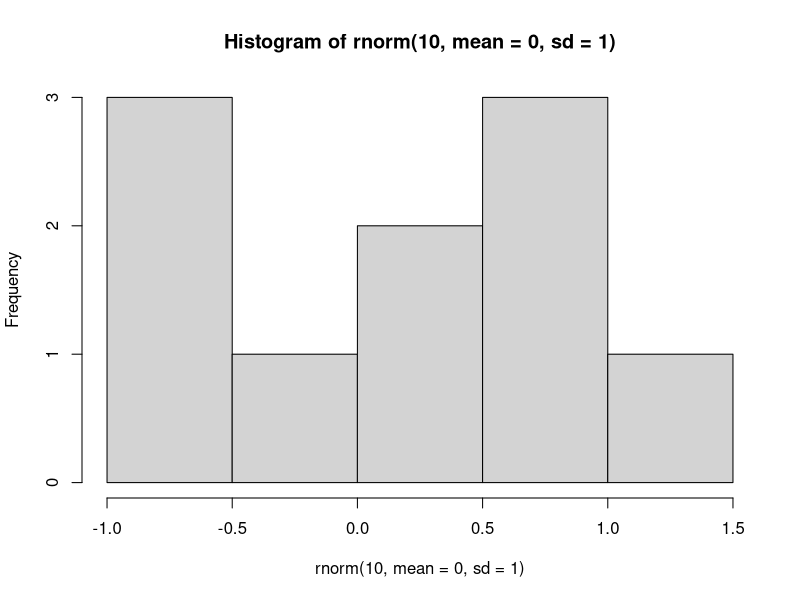
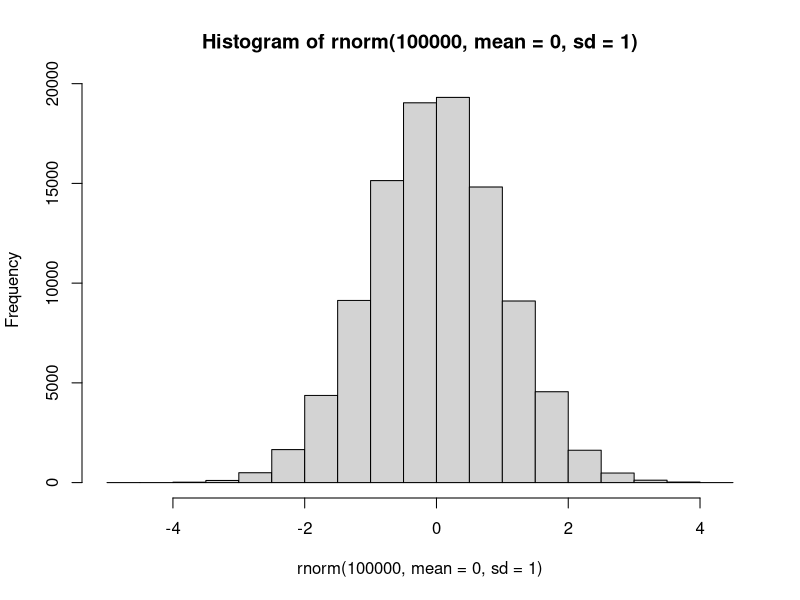

Recreate these plots in R, in order. (Note: this script raises an error after producing the figures.)
## ---- chunk 1
# suppress scientific notation
options(scipen = 999)

# load packages
library(tidyverse)
library(magrittr)
library(psych)
library(gganimate)
## ---- chunk 2
rnorm(10, mean = 0, sd = 1)

hist(rnorm(10, mean = 0, sd = 1))
hist(rnorm(100000, mean = 0, sd = 1))

## ---- chunk 3
set.seed(2)
sample_size <- c(1, 5, 10, 15, 25, 50, 100, 250, 500, 750, 1000, 5000, 10000)

sim <- map_df(sample_size, function(sample_size) {
  set.seed(2)
  data_frame(sample_size = rep(sample_size, sample_size), 
             sample      = rnorm(sample_size, mean = 0, sd = 1))
  })

plot3 <- ggplot(sim, aes(x = sample)) +
  geom_histogram(fill = "turquoise3", colour = "white", alpha = .7) +
  theme_bw(base_size = 16) +
  labs(x        = "x",
       y        = "Frequency",
       title    = "Sample Histogram",
       subtitle = "Sample Size: {closest_state}") + 
  scale_x_continuous(limits = c(-4, 4))  + 
  transition_states(sample_size, state_length = 2, wrap = FALSE) +
  view_follow(fixed_x = TRUE)

animate(plot3, nframes = 180, fps = 12)
## ---- chunk 4
mean(rnorm(1000, mean = 0, sd = 1))

mean(rnorm(1000, mean = 10, sd = 1))

sd(rnorm(1000, mean = 0, sd = 1))

sd(rnorm(1000, mean = 0, sd = 10))
## ---- chunk 5
x <- seq(-4, 4, 0.001)
likelihood <- dnorm(x, 0, 1)
sim <- data.frame(x, likelihood)
ggplot(sim, aes(x, likelihood)) +
    stat_function(fun = dnorm, 
                xlim = c(-5,0),
                geom = "area",
                fill = "turquoise3") +
  geom_line(size = 1.2) +
  theme_bw()
## ---- chunk 6
ball_plot <- function(q, lower.tail = TRUE){
  if (lower.tail == TRUE) {
  discretized <- data.frame(x = qnorm(ppoints(100), 0, 1)) %>% 
  mutate(include = ifelse(x <= q, "no", "yes"))
  } else {
  discretized <- data.frame(x = qnorm(ppoints(100), 0, 1)) %>% 
  mutate(include = ifelse(x >= q, "no", "yes"))
  }

ggplot(discretized, aes(x)) +
  geom_dotplot(aes(fill = include), binwidth = 0.29, alpha = .7, colour = "white") +
  geom_vline(xintercept = q, color = "firebrick", linetype = 2, size = 1.4) +
  scale_fill_manual(
    values = c("turquoise3", "gray40"),
    guide = "none") +
  theme_bw() +
  scale_y_continuous(name = "", 
                     breaks = NULL)
}
## ---- chunk 7
ball_plot(0)
## ---- chunk 8
pnorm(0, mean = 0, sd = 1)
## ---- chunk 9
ball_plot(1)
## ---- chunk 10
pnorm(1, mean = 0, sd = 1)
## ---- chunk 11
ball_plot(-1)
## ---- chunk 12
pnorm(-1, mean = 0, sd = 1)
## ---- chunk 13
ball_plot(2, lower.tail = FALSE)
## ---- chunk 14
pnorm(2, mean = 0, sd = 1, lower.tail = FALSE)
## ---- chunk 15
ball_plot(0)
## ---- chunk 16
qnorm(0.5, 0, 1)
pnorm(0.2533471, 0, 1)
## ---- chunk 17
ball_plot(qnorm(0.975, 0, 1))
## ---- chunk 18
qnorm(0.975, 0, 1)
## ---- chunk 19
ball_plot(qnorm(0.975, 0, 1), lower.tail = FALSE)
## ---- chunk 20
qnorm(0.975, 0, 1, lower.tail = FALSE)
## ---- chunk 21
dnorm_plot <- function(value) {
  ggplot(sim, aes(x, likelihood)) +
  geom_line(size = 1.2) +
  geom_segment(x = -4, 
               xend = value, 
               y = dnorm(value, mean = 0, sd = 1),
               yend = dnorm(value, mean = 0, sd = 1), 
               color = "turquoise3", 
               linetype = 2, 
               size = 1.4) +
  geom_segment(x = value, 
               xend = value, 
               y = 0,
               yend = dnorm(value, mean = 0, sd = 1), 
               color = "turquoise3", 
               linetype = 2, 
               size = 1.4) +
  annotate(geom = "label", x = value + .8, y = dnorm(value, mean = 0, sd = 1), label = round(dnorm(value, mean = 0, sd = 1), 3), colour = "turquoise3", size = 5) +
  geom_point(aes(x = value, y = dnorm(value, mean = 0, sd = 1)), size = 5, colour = "turquoise3") +
  scale_x_continuous(limits = c(-4, 4)) +
  theme_bw(base_size = 16)
}
## ---- chunk 22
dnorm_plot(0)
## ---- chunk 23
dnorm(0, mean = 0, sd = 1)
## ---- chunk 24
dnorm_plot(1)
## ---- chunk 25
dnorm(1, mean = 0, sd = 1)
## ---- chunk 26
dnorm_plot(-2)
## ---- chunk 27
dnorm(-2, mean = 0, sd = 1)
## ---- chunk 28
# set seed
set.seed(2)

# flip first coin
data_binom <- data.frame(event  = 1,
                         flip   = 1, 
                         result = rbinom(1, 1, 1/2))


# flip 99 other coins and repeat the data frame each time
for (i in 2:100) {
  data_binom <- rbind(data_binom,
                        data.frame(event  = rep(i, i),
                                   flip   = 1:i, 
                                   result = c(subset(data_binom, 
                                                     event == i - 1)$result,
                                              rbinom(1, 1, 1/2))))
}

# plot and animate the results of the flips 
data_binom %>%
  mutate(result = if_else(result == 1, "Heads", "Tails")) %>%
  ggplot(aes(x = result, fill = result)) +
    geom_bar(width = .5, alpha = .8) +
    scale_fill_manual(values = c("turquoise3",
                                 "darkorchid4")) +
    transition_reveal(event) +
    theme_bw(base_size = 15) +
    theme(legend.position = "none") +
    labs(y = "Count",
         x = "",
         caption = "Number of flips {frame_along}")

## ---- chunk 29
# set seed
set.seed(2)

# create probability curve
data_binom <- data.frame(flip = seq(1, 100, 1),
                         prob = dbinom(x, 100, 1/2))

# plot probability curve
ggplot(data_binom, aes(x = flip, y = prob)) +
  geom_line(size   = 1.5, 
            colour = "turquoise3",
            alpha  = .8) +
  labs(x       = "Number of Heads",
       y       = "Probability") +
  theme_bw(base_size = 15) 
## ---- chunk 30
# set seed
set.seed(2)

# create data
data_binom <- data.frame(flips = seq(1, 1000, 1), 
                         prop  = map_dbl(seq(1, 1000, 1), 
                                         ~mean(rbinom(n    = .x, 
                                                      size = 1, 
                                                      prob = 1/2))))

# plot proportion of heads by number of flips
ggplot(data_binom, aes(x = flips, y = prop, colour = prop)) +
  geom_line(size = 1) +
  labs(x = "Number of Flips",
       y = "Proportion of Heads") +
  scale_colour_gradient2(low      = "turquoise3", 
                         mid      = "turquoise",
                         high     = "turquoise3", 
                         midpoint = 0.5) +
  scale_y_continuous(limits = c(0, 1)) +
  theme_bw(base_size = 15) +
  theme(legend.position = "none")

## ---- chunk 31
set.seed(3)
## ---- chunk 32
rbinom(n = 10, size = 2, prob = .5)
## ---- chunk 33
rbinom(n = 10, size = 3, prob = .5)
## ---- chunk 34
rbinom(n = 10, size = 5, prob = 1/6)
## ---- chunk 35
rbinom(n = 100, size = 1, prob = 1/13)
## ---- chunk 36
dbinom(x = 1, size = 1, prob = .50)
## ---- chunk 37
# HT
.5 * .5

# TH
.5 * .5

dbinom(x = 1, size = 2, prob = .5)
## ---- chunk 38
# HTT
.5 * .5 * .5

# THT
.5 * .5 * .5

# TTH
.5 * .5 * .5

dbinom(x = 1, size = 3, prob = .5)
## ---- chunk 39
dbinom(x = 2, size = 2, prob = .5)
## ---- chunk 40
# AA
(1 / 13) * (1 / 13)

dbinom(x = 2, size = 2, prob = 1/13)
## ---- chunk 41
# OO
(12 / 13) * (12 / 13)

dbinom(x = 2, size = 2, prob = 12/13)
## ---- chunk 42
pbinom(q = 1, size = 2, prob = 1/2)
## ---- chunk 43
# HT
.5 * .5

# TH
.5 * .5

# TT
.5 * .5
## ---- chunk 44
pbinom(q = 1, size = 3, prob = 1/2)
## ---- chunk 45
pbinom(q = 1, size = 2, prob = 1/2, lower.tail = FALSE)
## ---- chunk 46
pbinom(q = 1, size = 1, prob = 1/6)
## ---- chunk 47
pbinom(q = 3, size = 9, prob = 1/6, lower.tail = FALSE)
## ---- chunk 48
qbinom(p = 1.00, size = 10, prob = 1/2)
## ---- chunk 49
qbinom(p = .75, size = 100, prob = 1/2)
## ---- chunk 50
qbinom(p = .50, size = 100, prob = 1/2)
## ---- chunk 51
qbinom(p = .25, size = 100, prob = 1/2)
## ---- chunk 52
qbinom(p = .25, size = 100, prob = 1/2, lower.tail = FALSE)
## ---- chunk 53
pchisq(3, 10, lower.tail = FALSE)
## ---- chunk 54
pt(3, 10, lower.tail = FALSE)
## ---- chunk 55
dunif(x = 5, min = 0, max = 10)
